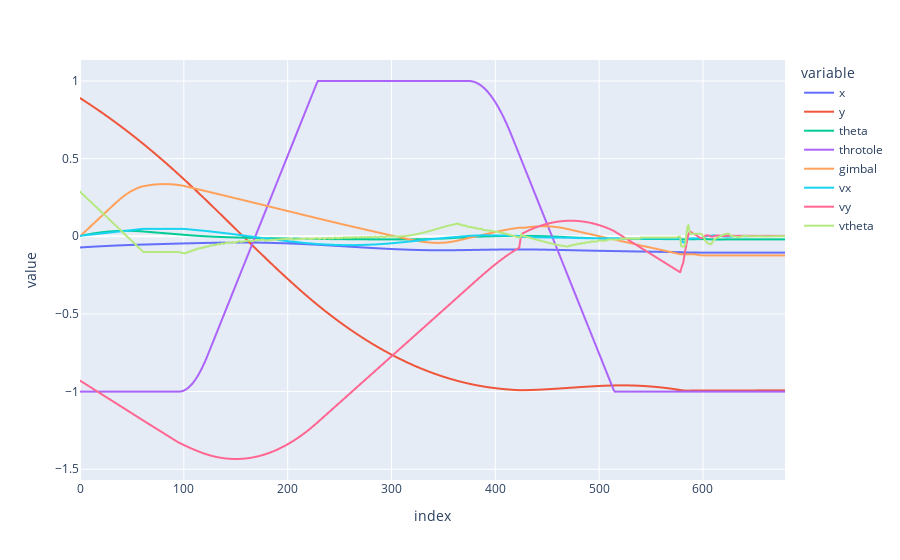
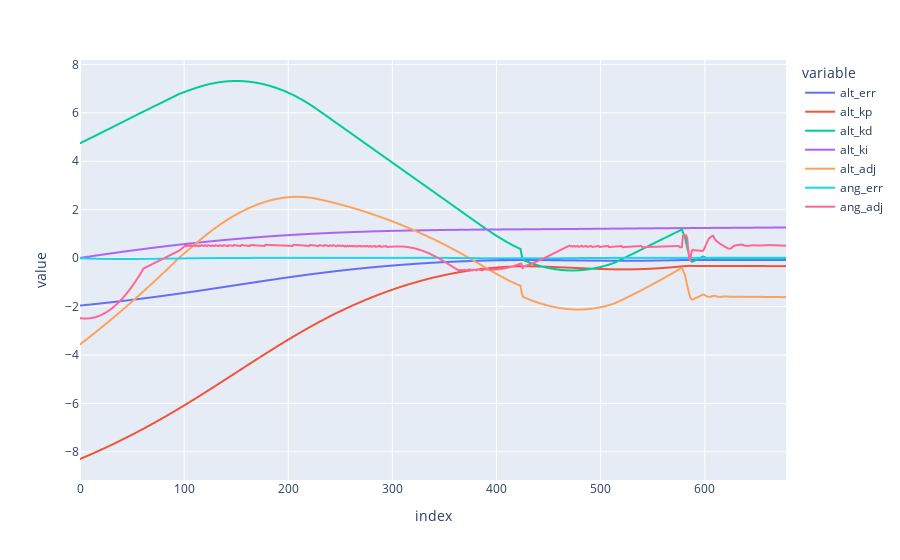

Write notebook code for charts like these, in order.
### Code cell
params = np.array([4.23279606 ,-0.2, -5.1 ,  39.30850588 ,0, -7.83525488])
cnt = Control(RocketLander())
cnt.env.maxstep = 900
cnt.env.seed()
score = 1
for steps in range(51):
    params,score = cnt.optimize(params,score,steps+1)
    if steps%10 == 0:
        print( "Step:",steps,"Score:",score,"Params:",params)

# Get data for final run
scores = []
for trial in range(1):
    score = cnt.run(params,True)
    scores.append(score)
cnt.env.close()
print ("Average Score:",np.mean(scores))
cnt.debug()

### Figure 1 — Plotly figure (JSON) as saved in the notebook; plotly's stock layout.template omitted (floating-point values rounded to 4 significant figures; data arrays with more than 128 entries replaced by an {"elided": "..."} marker saying what was removed)
{"data": [{"hovertemplate": "variable=x<br>index=%{x}<br>value=%{y}<extra></extra>", "legendgroup": "x", "line": {"color": "#636efa", "dash": "solid"}, "mode": "lines", "name": "x", "showlegend": true, "type": "scattergl", "x": {"elided": "680 int values"}, "xaxis": "x", "y": {"elided": "680 float values"}, "yaxis": "y"}, {"hovertemplate": "variable=y<br>index=%{x}<br>value=%{y}<extra></extra>", "legendgroup": "y", "line": {"color": "#EF553B", "dash": "solid"}, "mode": "lines", "name": "y", "showlegend": true, "type": "scattergl", "x": {"elided": "680 int values"}, "xaxis": "x", "y": {"elided": "680 float values"}, "yaxis": "y"}, {"hovertemplate": "variable=theta<br>index=%{x}<br>value=%{y}<extra></extra>", "legendgroup": "theta", "line": {"color": "#00cc96", "dash": "solid"}, "mode": "lines", "name": "theta", "showlegend": true, "type": "scattergl", "x": {"elided": "680 int values"}, "xaxis": "x", "y": {"elided": "680 float values"}, "yaxis": "y"}, {"hovertemplate": "variable=throtole<br>index=%{x}<br>value=%{y}<extra></extra>", "legendgroup": "throtole", "line": {"color": "#ab63fa", "dash": "solid"}, "mode": "lines", "name": "throtole", "showlegend": true, "type": "scattergl", "x": {"elided": "680 int values"}, "xaxis": "x", "y": {"elided": "680 float values"}, "yaxis": "y"}, {"hovertemplate": "variable=gimbal<br>index=%{x}<br>value=%{y}<extra></extra>", "legendgroup": "gimbal", "line": {"color": "#FFA15A", "dash": "solid"}, "mode": "lines", "name": "gimbal", "showlegend": true, "type": "scattergl", "x": {"elided": "680 int values"}, "xaxis": "x", "y": {"elided": "680 float values"}, "yaxis": "y"}, {"hovertemplate": "variable=vx<br>index=%{x}<br>value=%{y}<extra></extra>", "legendgroup": "vx", "line": {"color": "#19d3f3", "dash": "solid"}, "mode": "lines", "name": "vx", "showlegend": true, "type": "scattergl", "x": {"elided": "680 int values"}, "xaxis": "x", "y": {"elided": "680 float values"}, "yaxis": "y"}, {"hovertemplate": "variable=vy<br>index=%{x}<br>value=%{y}<extra></extra>", "legendgroup": "vy", "line": {"color": "#FF6692", "dash": "solid"}, "mode": "lines", "name": "vy", "showlegend": true, "type": "scattergl", "x": {"elided": "680 int values"}, "xaxis": "x", "y": {"elided": "680 float values"}, "yaxis": "y"}, {"hovertemplate": "variable=vtheta<br>index=%{x}<br>value=%{y}<extra></extra>", "legendgroup": "vtheta", "line": {"color": "#B6E880", "dash": "solid"}, "mode": "lines", "name": "vtheta", "showlegend": true, "type": "scattergl", "x": {"elided": "680 int values"}, "xaxis": "x", "y": {"elided": "680 float values"}, "yaxis": "y"}], "layout": {"autosize": true, "legend": {"title": {"text": "variable"}, "tracegroupgap": 0}, "margin": {"t": 60}, "xaxis": {"anchor": "y", "autorange": true, "domain": [0, 1], "range": [0, 679], "title": {"text": "index"}, "type": "linear"}, "yaxis": {"anchor": "x", "autorange": true, "domain": [0, 1], "range": [-1.569, 1.135], "title": {"text": "value"}, "type": "linear"}}}

### Figure 2 — Plotly figure (JSON) as saved in the notebook; plotly's stock layout.template omitted (floating-point values rounded to 4 significant figures; data arrays with more than 128 entries replaced by an {"elided": "..."} marker saying what was removed)
{"data": [{"hovertemplate": "variable=alt_err<br>index=%{x}<br>value=%{y}<extra></extra>", "legendgroup": "alt_err", "line": {"color": "#636efa", "dash": "solid"}, "mode": "lines", "name": "alt_err", "showlegend": true, "type": "scattergl", "x": {"elided": "679 int values"}, "xaxis": "x", "y": {"elided": "679 float values"}, "yaxis": "y"}, {"hovertemplate": "variable=alt_kp<br>index=%{x}<br>value=%{y}<extra></extra>", "legendgroup": "alt_kp", "line": {"color": "#EF553B", "dash": "solid"}, "mode": "lines", "name": "alt_kp", "showlegend": true, "type": "scattergl", "x": {"elided": "679 int values"}, "xaxis": "x", "y": {"elided": "679 float values"}, "yaxis": "y"}, {"hovertemplate": "variable=alt_kd<br>index=%{x}<br>value=%{y}<extra></extra>", "legendgroup": "alt_kd", "line": {"color": "#00cc96", "dash": "solid"}, "mode": "lines", "name": "alt_kd", "showlegend": true, "type": "scattergl", "x": {"elided": "679 int values"}, "xaxis": "x", "y": {"elided": "679 float values"}, "yaxis": "y"}, {"hovertemplate": "variable=alt_ki<br>index=%{x}<br>value=%{y}<extra></extra>", "legendgroup": "alt_ki", "line": {"color": "#ab63fa", "dash": "solid"}, "mode": "lines", "name": "alt_ki", "showlegend": true, "type": "scattergl", "x": {"elided": "679 int values"}, "xaxis": "x", "y": {"elided": "679 float values"}, "yaxis": "y"}, {"hovertemplate": "variable=alt_adj<br>index=%{x}<br>value=%{y}<extra></extra>", "legendgroup": "alt_adj", "line": {"color": "#FFA15A", "dash": "solid"}, "mode": "lines", "name": "alt_adj", "showlegend": true, "type": "scattergl", "x": {"elided": "679 int values"}, "xaxis": "x", "y": {"elided": "679 float values"}, "yaxis": "y"}, {"hovertemplate": "variable=ang_err<br>index=%{x}<br>value=%{y}<extra></extra>", "legendgroup": "ang_err", "line": {"color": "#19d3f3", "dash": "solid"}, "mode": "lines", "name": "ang_err", "showlegend": true, "type": "scattergl", "x": {"elided": "679 int values"}, "xaxis": "x", "y": {"elided": "679 float values"}, "yaxis": "y"}, {"hovertemplate": "variable=ang_adj<br>index=%{x}<br>value=%{y}<extra></extra>", "legendgroup": "ang_adj", "line": {"color": "#FF6692", "dash": "solid"}, "mode": "lines", "name": "ang_adj", "showlegend": true, "type": "scattergl", "x": {"elided": "679 int values"}, "xaxis": "x", "y": {"elided": "679 float values"}, "yaxis": "y"}], "layout": {"autosize": true, "legend": {"title": {"text": "variable"}, "tracegroupgap": 0}, "margin": {"t": 60}, "xaxis": {"anchor": "y", "autorange": true, "domain": [0, 1], "range": [0, 678], "title": {"text": "index"}, "type": "linear"}, "yaxis": {"anchor": "x", "autorange": true, "domain": [0, 1], "range": [-9.164, 8.182], "title": {"text": "value"}, "type": "linear"}}}
